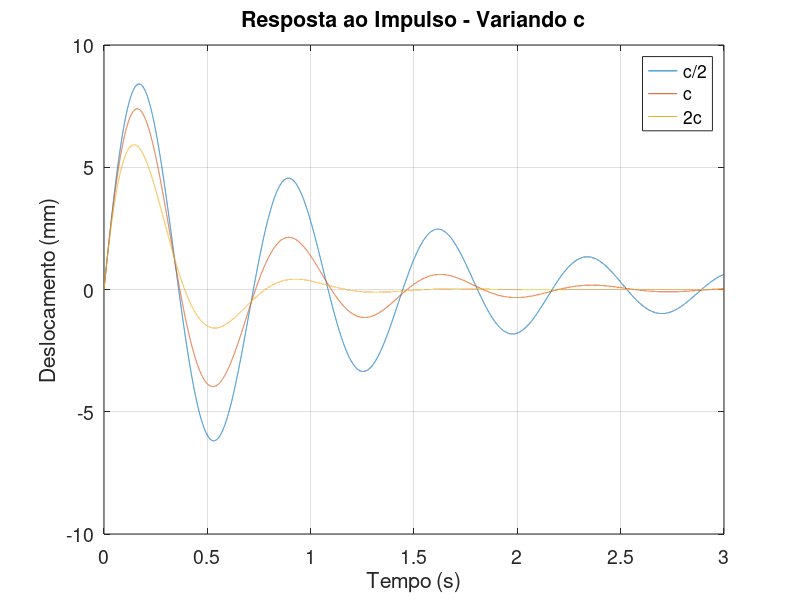

The MATLAB script that drew this image: (Note: this script raises an error after producing the figure.)
clear all, close all
clc

set(0,'defaulttextfontsize', 14, 'defaultaxesfontsize', 14)
 
%% Sistema

% Parametros do Modelo
m = 1180; % kg
%c = 4e3;  % Ns/m
c = [2e3 4e3 8e3];
k = 90e3; % N/m
%k = [45e3 90e3 180e3]; 

% Propriedades dinamicas
wn = sqrt(k./m)
xi = c./2./sqrt(k.*m)
wd = wn.*sqrt(1-xi.^2)

%% Resposta Impulsiva

I = 100; % N >> impulso

u0 = 0;   % m
v0 = I./m; % m/s 

ti = [0:1e-4:3]';
u = (I./(m.*wd)).*exp(-xi.*wn.*ti).*sin(wd.*ti);

figure
plot(ti, u*1e3)
%title('Resposta ao Impulso - Variando k')
title('Resposta ao Impulso - Variando c')
xlabel('Tempo (s)'), ylabel('Deslocamento (mm)'), grid on
%legend('k/2', 'k', '2k')
legend('c/2', 'c', '2c')

%% Pista - Lombada

ti = [0:1e-3:5]';
u0 = 0; % m >> desloc. inicial
v0 = 0; % m*s >> veloc. inicial

z0 = 8e-2; % m >> altura lombada
W = 2; % rad/s >> frequencia de passagem

[to1,zo1]=ode45(@(t,x)sistpista(t,x,m,c(1),k(1),z0,W,1),ti,[u0;v0]);
[to2,zo2]=ode45(@(t,x)sistpista(t,x,m,c(2),k(1),z0,W,1),ti,[u0;v0]);
[to3,zo3]=ode45(@(t,x)sistpista(t,x,m,c(3),k(1),z0,W,1),ti,[u0;v0]);

uo1=zo1(:,1);
vo1=zo1(:,2);
zo1=z0*sin(W*to1); zop1=z0*W*cos(W*to1); id1=find(to1>pi/W); zo1(id1)=0; zop1(id1)=0;

uo2=zo2(:,1);
vo2=zo2(:,2);
zo2=z0*sin(W*to1); zop2=z0*W*cos(W*to1); id2=find(to1>pi/W); zo2(id2)=0; zop2(id2)=0;

uo3=zo3(:,1);
vo3=zo3(:,2);
zo3=z0*sin(W*to1); zop3=z0*W*cos(W*to1); id3=find(to1>pi/W); zo3(id1)=0; zop3(id1)=0;

uo = [uo1 uo2 uo3];
vo = [vo1 vo2 vo3];
zo = [zo1 zo2 zo3];
zop = [zop1 zop2 zop3];

figure
subplot(311)
%plot(to1,uo*1e3), title('Resp. Lombada - Variando k')
plot(to1,uo*1e3), title('Resp. Lombada - Variando c')
xlabel('Tempo (s)'), ylabel('Deslocamento (mm)'), grid on
%legend('k/2', 'k', '2k')
legend('c/2', 'c', '2c')
subplot(312)
plot(to1,vo*1e3),
xlabel('Tempo (s)'), ylabel('Velocidade (mm/s)'), grid on
subplot(313),
plot(to1,k.*(uo-zo)+c.*(vo-zop)),
xlabel('Tempo (s)'), ylabel('Força (N)'), grid on
